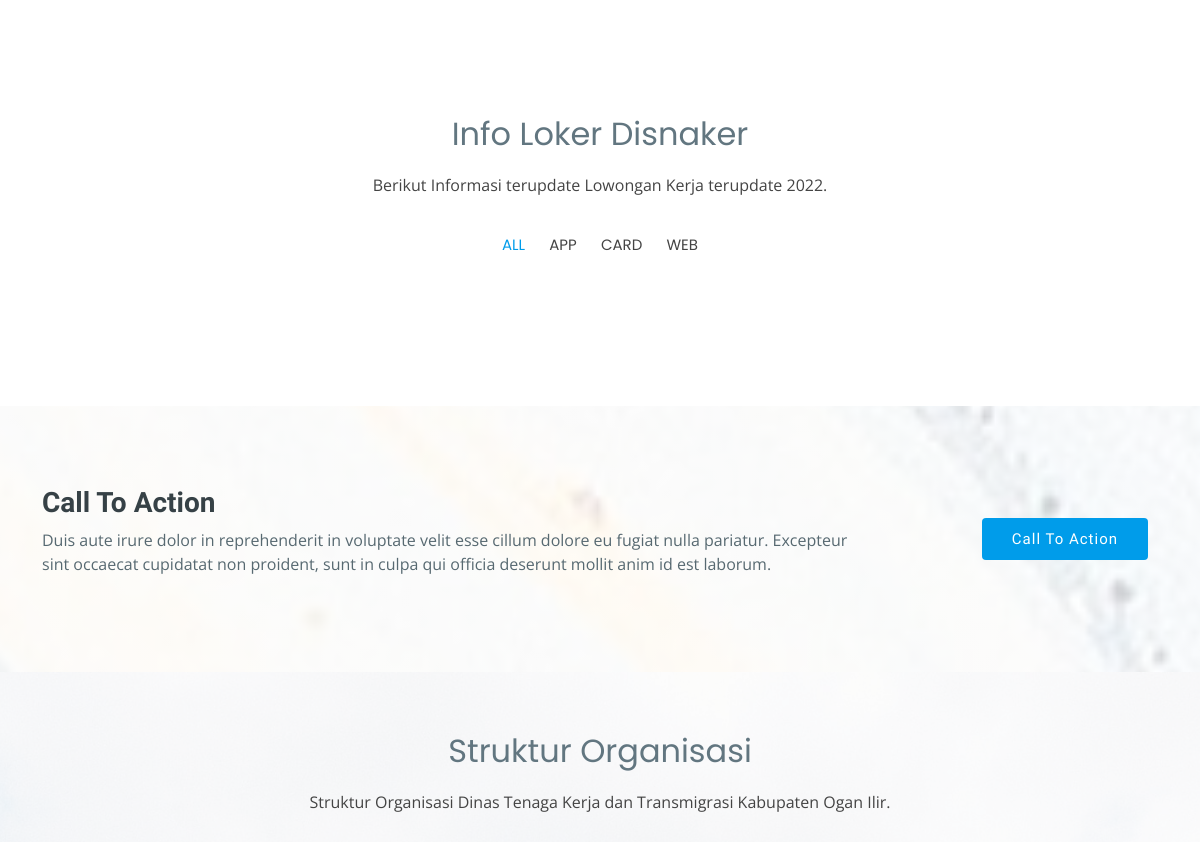
/ (middle part), run on an earlier commit of the app's database.
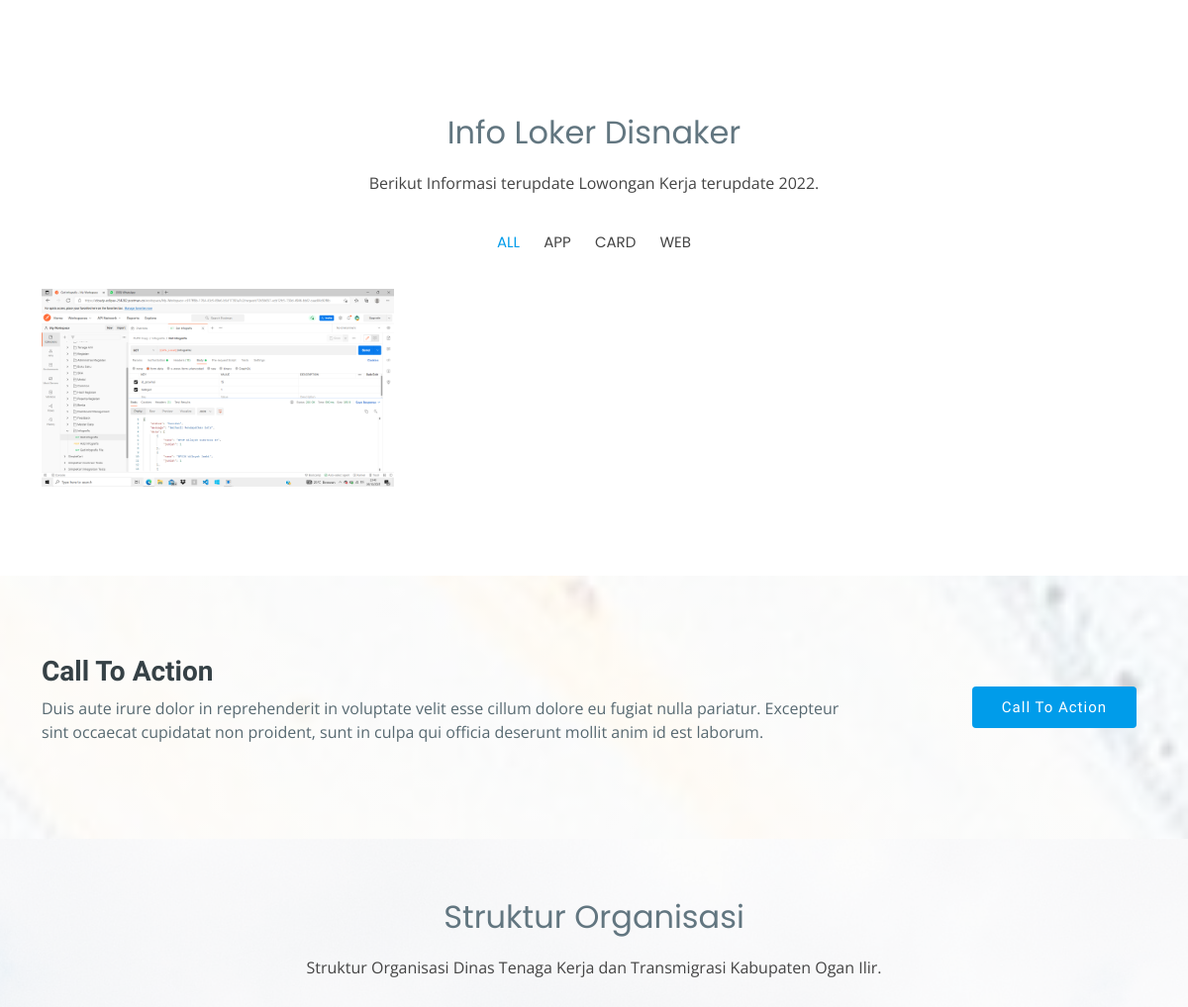
And on a later commit of the database.
### tables this page shows
CREATE TABLE `loker` (
  `id_loker` varchar(256) NOT NULL,
  `id_perusahaan` varchar(256) NOT NULL,
  `judul` varchar(100) NOT NULL,
  `deskripsi` text NOT NULL,
  `posisi` varchar(50) NOT NULL,
  `jumlah_rekrut` int(30) NOT NULL,
  `salary` varchar(50) NOT NULL,
  `batas_akhir` date NOT NULL,
  `created_at` date NOT NULL
);

CREATE TABLE `perusahaan_detail` (
  `id_perusahaan_detail` varchar(256) NOT NULL,
  `nama_perusahaan` varchar(50) DEFAULT NULL,
  `jenis_perusahaan` varchar(50) DEFAULT NULL,
  `npwp_perusahaan` varchar(30) DEFAULT NULL,
  `provinsi` varchar(50) DEFAULT NULL,
  `kota` varchar(50) DEFAULT NULL,
  `alamat` text DEFAULT NULL,
  `kode_pos` varchar(20) DEFAULT NULL,
  `deskripsi` text DEFAULT NULL,
  `nomor_telepon` varchar(50) DEFAULT NULL,
  `date_registered` date NOT NULL,
  `logo` varchar(256) DEFAULT NULL,
  `id_status_verifikasi` int(11) NOT NULL,
  `id_status_aktif` int(11) NOT NULL
);

### application/controllers/Web_Public.php (called while the page is built, shortened)
<?php
class Web_Public extends CI_Controller {
	public function __construct()
	{
		$this->load->model('m_loker');
	}
	public function index()
	{
		$data['loker'] = $this->m_loker->get_all_loker()->result_array();
		$this->load->view('public', $data);
	}
}

### index.php (called while the page is built, shortened)
<?php
require_once BASEPATH.'core/CodeIgniter.php';

### application/models/m_loker.php (called while the page is built, shortened)
<?php
class M_loker extends CI_Model
{
    public function get_all_loker()
    {
        $hasil = $this->db->query("SELECT id_loker, nama_perusahaan, judul, loker.deskripsi, posisi, jumlah_rekrut, salary, batas_akhir, logo FROM loker JOIN perusahaan_detail ON loker.id_perusahaan = perusahaan_detail.id_perusahaan_detail");
        return $hasil;
    }
}

### application/views/public.php (the view, shortened to what this page needs)
<!DOCTYPE html>
<html lang="en">
<head>
    <link href="<?= base_url();?>assets/public/assets/vendor/aos/aos.css" rel="stylesheet">
    <link href="<?= base_url();?>assets/public/assets/vendor/bootstrap/css/bootstrap.min.css" rel="stylesheet">
    <link href="<?= base_url();?>assets/public/assets/vendor/bootstrap-icons/bootstrap-icons.css" rel="stylesheet">
    <link href="<?= base_url();?>assets/public/assets/vendor/boxicons/css/boxicons.min.css" rel="stylesheet">
    <link href="<?= base_url();?>assets/public/assets/vendor/glightbox/css/glightbox.min.css" rel="stylesheet">
    <link href="<?= base_url();?>assets/public/assets/vendor/swiper/swiper-bundle.min.css" rel="stylesheet">
    <link href="<?= base_url();?>assets/public/assets/css/style.css" rel="stylesheet">
</head>
<body>
    <main id="main">
        <section id="tata_nilai" class="features">
            <div class="container">
                <div class="row">
                    <div class="col-lg-6 mt-2 mb-tg-0 order-2 order-lg-1">
                    </div>
                    <div class="col-lg-6 order-1 order-lg-2" data-aos="zoom-in">
                    </div>
                </div>
            </div>
        </section>
        <section id="portfolio" class="portfolio">
            <div class="container">
                <div class="section-title" data-aos="fade-up">
                    <h2>Info Loker Disnaker</h2>
                    <p>Berikut Informasi terupdate Lowongan Kerja terupdate 2022.</p>
                </div>
                <div class="row">
                    <div class="col-lg-12 d-flex justify-content-center" data-aos="fade-up" data-aos-delay="100">
                        <ul id="portfolio-flters">
                            <li data-filter="*" class="filter-active">All</li>
                            <li data-filter=".filter-app">App</li>
                            <li data-filter=".filter-card">Card</li>
                            <li data-filter=".filter-web">Web</li>
                        </ul>
                    </div>
                </div>
                <div class="row portfolio-container" data-aos="fade-up" data-aos-delay="200">
                    <?php
                                            foreach($loker as $i)
                                            :
                                            $logo = $i['logo'];
                                            ?>
                    <div class="col-lg-4 col-md-6 portfolio-item filter-app">
                        <div class="portfolio-wrap">
                            <img src="<?= base_url();?>assets/logo/<?=$logo?>" class="img-fluid" alt="">
                        </div>
                    </div>
                    <?php endforeach;?>
                </div>
            </div>
        </section>
        <section id="cta" class="cta">
            <div class="container">
                <div class="row" data-aos="zoom-in">
                    <div class="col-lg-9 text-center text-lg-start">
                        <h3>Call To Action</h3>
                        <p> Duis aute irure dolor in reprehenderit in voluptate velit esse cillum dolore eu fugiat nulla
                            pariatur. Excepteur sint occaecat cupidatat non proident, sunt in culpa qui officia deserunt
                            mollit anim id est laborum.</p>
                    </div>
                    <div class="col-lg-3 cta-btn-container text-center">
                        <a class="cta-btn align-middle" href="#">Call To Action</a>
                    </div>
                </div>
            </div>
        </section>
        <section id="team" class="team">
            <div class="container">
                <div class="section-title" data-aos="fade-up">
                    <h2>Struktur Organisasi</h2>
                    <p>Struktur Organisasi Dinas Tenaga Kerja dan Transmigrasi Kabupaten
                        Ogan Ilir.</p>
                </div>
            </div>
        </section>
    </main>
</body>
</html>

### assets/public/assets/css/style.css (style rules this page uses)
body { font-family: "Open Sans", sans-serif; color: #444444; }
a { color: #009cea; text-decoration: none; }
h1, h2, h3, h4, h5, h6 { font-family: "Raleway", sans-serif; }
section { padding: 60px 0; overflow: hidden; }
.section-title { text-align: center; padding-bottom: 30px; }
.section-title h2 { font-size: 32px; font-weight: 400; margin-bottom: 20px; padding-bottom: 0; font-family: "Poppins", sans-serif; color: #627680; }
.section-title p { margin-bottom: 0; }
.features { padding-bottom: 40px; }
.portfolio .portfolio-item { margin-bottom: 30px; }
.portfolio #portfolio-flters { padding: 0; margin: 0 auto 25px auto; list-style: none; text-align: center; }
.portfolio #portfolio-flters li { cursor: pointer; display: inline-block; padding: 10px; font-size: 15px; font-weight: 400; line-height: 1; text-transform: uppercase; color: #444444; margin-bottom: 5px; transition: all 0.3s ease-in-out; font-family: "Poppins", sans-serif; }
.portfolio #portfolio-flters li:hover, .portfolio #portfolio-flters li.filter-active { color: #009cea; }
.portfolio #portfolio-flters li:last-child { margin-right: 0; }
.portfolio .portfolio-wrap { transition: 0.3s; position: relative; overflow: hidden; z-index: 1; }
.portfolio .portfolio-wrap::before { content: ""; background: rgba(255, 255, 255, 0.7); position: absolute; left: 30px; right: 30px; top: 30px; bottom: 30px; transition: all ease-in-out 0.3s; z-index: 2; opacity: 0; }
.cta { background: linear-gradient(rgba(255, 255, 255, 0.8), rgba(255, 255, 255, 0.8)), url("../img/cta-bg.jpg") center center; background-size: cover; padding: 80px 0; }
.cta h3 { color: #364146; font-size: 28px; font-weight: 700; }
.cta p { color: #576971; }
.cta .cta-btn { font-family: "Raleway", sans-serif; font-weight: 500; font-size: 15px; letter-spacing: 1px; display: inline-block; padding: 10px 30px; border-radius: 4px; transition: 0.5s; margin: 10px; color: #fff; background: #009cea; }
@media (min-width: 1024px) { .cta { background-attachment: fixed; } }
@media (min-width: 769px) { .cta .cta-btn-container { display: flex; align-items: center; justify-content: flex-end; } }
.team { background: url("../img/team-bg.jpg") center center no-repeat; background-size: cover; padding: 60px 0; position: relative; }
.team::before { content: ""; position: absolute; left: 0; right: 0; top: 0; bottom: 0; background: rgba(255, 255, 255, 0.75); z-index: 9; }
.team .container { position: relative; z-index: 10; }

What changed in the data, as far as the page shows it:
added loker: perusahaan_detail.logo (picture)
